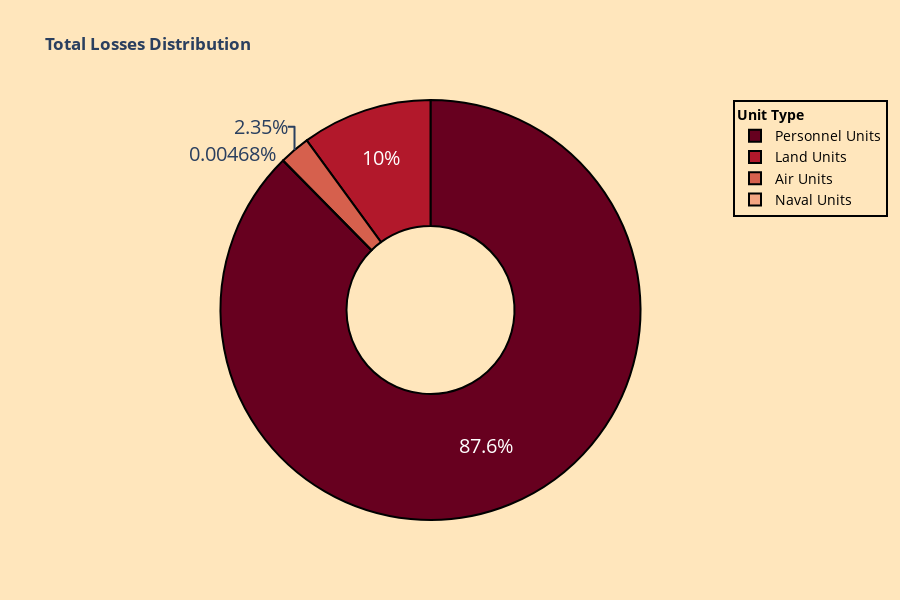

Notebook code for this chart:
### Markdown cell above
<div style="background-color: #8B0000; color: white; font-family: Arial, sans-serif; text-align: center; padding: 10px;">
    <h2>Total Losses</h2>
</div>

### Code cell
# Filter data by type of unit.
filtered_cumm_sum_df = cumulative_losses1[cumulative_losses1['unit_type'] != 'Zones']

# Group by 'unit_type' and sum 'unit_amount'.
unit_type_sums = filtered_cumm_sum_df.groupby('unit_type')['unit_amount'].sum().reset_index()

# Create donut chart.
fig = px.pie(
    unit_type_sums, 
    names='unit_type', 
    values='unit_amount', 
    title='<b>Total Losses Distribution</b>',
    labels={'unit_type': 'Unit Type', 'unit_amount': 'Total Amount'},
    hover_data={'unit_amount': True},  
    hole=0.4, 
    color_discrete_sequence=px.colors.sequential.RdBu,  
    height=600  
)

# Customize donut chart.
fig.update_traces(hoverinfo='label+percent', textfont_size=20,
                  marker=dict( line=dict(color='#000000', width=2)))

fig.update_layout(
    paper_bgcolor='rgba(255, 230, 188, 1)',  
    plot_bgcolor='rgba(255,255,255,1)',
    legend=dict(
        title=dict(
            text='<b style="display: block; text-align: center;">Unit Type</b>',
            font=dict(size=14, color='black')
        ),
        font=dict(size=14, color='black'),
        bgcolor='rgba(255, 230, 188, 1)',  
        bordercolor='black',  
        borderwidth=2,  
        x=1,  
        y=1,  
        xanchor='left',  
        yanchor='top'  
    ),  
)

fig.show()

### Figure 1 — Plotly figure (JSON) as saved in the notebook; plotly's stock layout.template omitted (floating-point values rounded to 4 significant figures)
{"data": [{"customdata": [[14601], [62211], [29], [543196]], "domain": {"x": [0, 1], "y": [0, 1]}, "hole": 0.4, "hoverinfo": "label+percent", "hovertemplate": "Unit Type=%{label}<br>Total Amount=%{customdata[0]}<extra></extra>", "labels": ["Air Units", "Land Units", "Naval Units", "Personnel Units"], "legendgroup": "", "marker": {"line": {"color": "#000000", "width": 2}}, "name": "", "showlegend": true, "textfont": {"size": 20}, "type": "pie", "values": [14601, 62211, 29, 543196]}], "layout": {"height": 600, "legend": {"bgcolor": "rgba(255, 230, 188, 1)", "bordercolor": "black", "borderwidth": 2, "font": {"color": "black", "size": 14}, "title": {"font": {"color": "black", "size": 14}, "text": "<b style=\"display: block; text-align: center;\">Unit Type</b>"}, "tracegroupgap": 0, "x": 1, "xanchor": "left", "y": 1, "yanchor": "top"}, "paper_bgcolor": "rgba(255, 230, 188, 1)", "piecolorway": ["rgb(103,0,31)", "rgb(178,24,43)", "rgb(214,96,77)", "rgb(244,165,130)", "rgb(253,219,199)", "rgb(247,247,247)", "rgb(209,229,240)", "rgb(146,197,222)", "rgb(67,147,195)", "rgb(33,102,172)", "rgb(5,48,97)"], "plot_bgcolor": "rgba(255,255,255,1)", "title": {"text": "<b>Total Losses Distribution</b>"}}}
